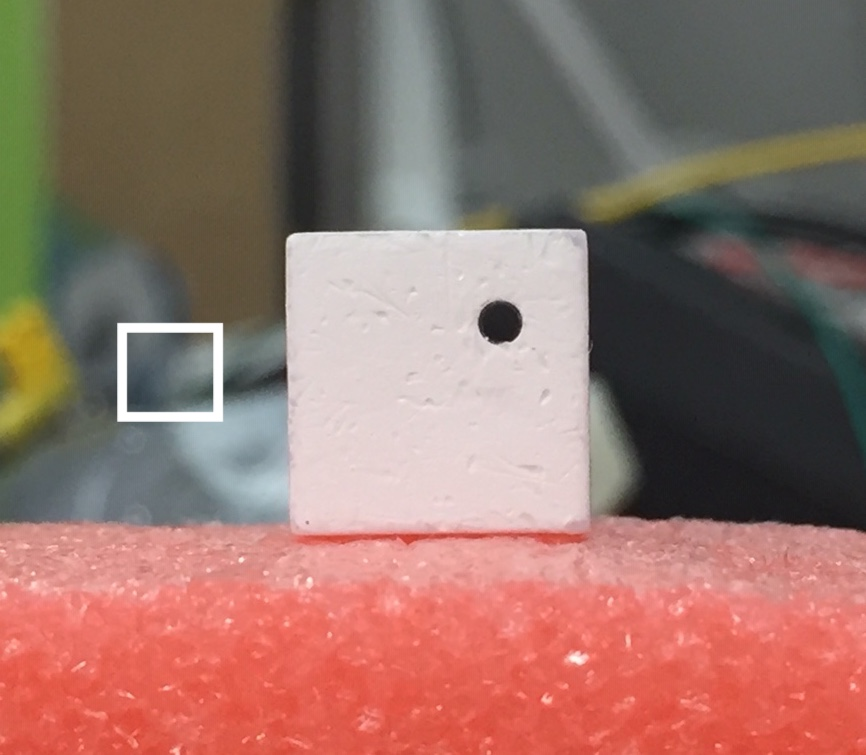
//> input picture RecogForC/cube2.jpg, 866 x 755 px
$ ./recog   (built with g++ and OpenCV 4)
//> lines starting //> are read from the running program, lines starting //| are printed output that depends on the picture; after the words box and inside, x2 and y2 are one past the last pixel; in counts of white or black regions, pixels touching at a corner belong together
//> further down, imgCol is the input picture: 755 rows x 866 cols, CV_8UC3; mean B, G, R 105.7, 114.6, 149.7
### RecogForC/matplotlibcpp_starter.h
#pragma once

#include <vector>
#include <map>
#include <numeric>
#include <stdexcept>
#include <iostream>

#if __cplusplus > 199711L
#include <functional>
#endif

#include <python2.7/Python.h>

namespace matplotlibcpp {

	namespace detail {
		struct _interpreter {
			PyObject *s_python_function_show;
			PyObject *s_python_function_save;
			PyObject *s_python_function_figure;
			PyObject *s_python_function_plot;
			PyObject *s_python_function_legend;
			PyObject *s_python_function_xlim;
			PyObject *s_python_function_ylim;
			PyObject *s_python_function_subplot;
			PyObject *s_python_function_title;
			PyObject *s_python_function_axis;
			PyObject *s_python_function_xlabel;
			PyObject *s_python_function_ylabel;
			PyObject *s_python_function_grid;
			PyObject *s_python_function_pause;
			PyObject *s_python_empty_tuple;

			/* For now, _interpreter is implemented as a singleton since its currently not possible to have
			   multiple independent embedded python interpreters without patching the python source code
			   or starting a seperate process for each.

				http://bytes.com/topic/python/answers/793370-multiple-independent-python-interpreters-c-c-program
			   */

			static _interpreter& get() {
				static _interpreter ctx;
				return ctx;
			}

			private:
			_interpreter() {
				char name[] = "plotting"; // silence compiler warning abount const strings
				Py_SetProgramName(name);  // optional but recommended
				Py_Initialize();

				PyObject* pyplotname = PyString_FromString("matplotlib.pyplot");
				PyObject* pylabname  = PyString_FromString("pylab");
				if(!pyplotname || !pylabname) { throw std::runtime_error("couldnt create string"); }

				PyObject* pymod = PyImport_Import(pyplotname);
				Py_DECREF(pyplotname);
				if(!pymod) { throw std::runtime_error("Error loading module matplotlib.pyplot!"); }

				PyObject* pylabmod = PyImport_Import(pylabname);
				Py_DECREF(pylabname);
				if(!pymod) { throw std::runtime_error("Error loading module pylab!"); }

				s_python_function_show = PyObject_GetAttrString(pymod, "show");
				s_python_function_figure = PyObject_GetAttrString(pymod, "figure");
        		s_python_function_subplot = PyObject_GetAttrString(pymod, "subplot");
				s_python_function_plot = PyObject_GetAttrString(pymod, "plot");
				s_python_function_legend = PyObject_GetAttrString(pymod, "legend");
				s_python_function_ylim = PyObject_GetAttrString(pymod, "ylim");
				s_python_function_title = PyObject_GetAttrString(pymod, "title");
				s_python_function_axis = PyObject_GetAttrString(pymod, "axis");
				s_python_function_xlabel = PyObject_GetAttrString(pymod, "xlabel");
				s_python_function_ylabel = PyObject_GetAttrString(pymod, "ylabel");
				s_python_function_grid = PyObject_GetAttrString(pymod, "grid");
				s_python_function_pause = PyObject_GetAttrString(pymod, "pause");
				s_python_function_xlim = PyObject_GetAttrString(pymod, "xlim");

				s_python_function_save = PyObject_GetAttrString(pylabmod, "savefig");

				if(!s_python_function_show
						|| !s_python_function_save
						|| !s_python_function_figure
						|| !s_python_function_plot
						|| !s_python_function_legend
						|| !s_python_function_xlim
						|| !s_python_function_ylim
						|| !s_python_function_title
						|| !s_python_function_axis
						|| !s_python_function_xlabel
						|| !s_python_function_ylabel
						|| !s_python_function_subplot
						|| !s_python_function_grid
						|| !s_python_function_pause
            )
				{ throw std::runtime_error("Couldnt find required function!"); }

				if(!PyFunction_Check(s_python_function_show)
					|| !PyFunction_Check(s_python_function_save)
					|| !PyFunction_Check(s_python_function_figure)
					|| !PyFunction_Check(s_python_function_plot)
					|| !PyFunction_Check(s_python_function_legend)
					|| !PyFunction_Check(s_python_function_xlim)
					|| !PyFunction_Check(s_python_function_ylim)
					|| !PyFunction_Check(s_python_function_title)
					|| !PyFunction_Check(s_python_function_axis)
					|| !PyFunction_Check(s_python_function_subplot)
					|| !PyFunction_Check(s_python_function_xlabel)
					|| !PyFunction_Check(s_python_function_ylabel)
					|| !PyFunction_Check(s_python_function_grid)
					|| !PyFunction_Check(s_python_function_pause)
          )
				{ throw std::runtime_error("Python object is unexpectedly not a PyFunction."); }

				s_python_empty_tuple = PyTuple_New(0);
			}

			~_interpreter() {
				Py_Finalize();
			}
		};
	}


	template<typename Numeric>
	// [36 lines left out: function plot, not called in this run]


	template<typename NumericX, typename NumericY>
	// [27 lines left out: function plot, not called in this run]


	template<typename Numeric>
	// [28 lines left out: function named_plot, not called in this run]

	template<typename Numeric>
	// [38 lines left out: functions plot, figure, not called in this run]

	inline void figure_size(size_t w, size_t h)
	{
    	// Make sure interpreter is initialised
    	detail::_interpreter::get();

    	const size_t dpi = 100;
    	PyObject* size = PyTuple_New(2);
    	PyTuple_SetItem(size, 0, PyFloat_FromDouble((double)w / dpi));
    	PyTuple_SetItem(size, 1, PyFloat_FromDouble((double)h / dpi));

    	PyObject* kwargs = PyDict_New();
    	PyDict_SetItemString(kwargs, "figsize", size);
    	PyDict_SetItemString(kwargs, "dpi", PyLong_FromSize_t(dpi));

    	PyObject* res = PyObject_Call(detail::_interpreter::get().s_python_function_figure,
            detail::_interpreter::get().s_python_empty_tuple, kwargs);

    	Py_DECREF(kwargs);
    	if(!res) throw std::runtime_error("Call to figure_size() failed.");
    	Py_DECREF(res);
	}

	// [26 lines left out: functions subplot, legend, not called in this run]

	template<typename Numeric>
	// [16 lines left out: function ylim, not called in this run]

	template<typename Numeric>
	// [124 lines left out: functions xlim, title, axis, xlabel, ylabel, grid and 3 more, not called in this run]

#if __cplusplus > 199711L
	// C++11-exclusive content starts here (variadic plot() and initializer list support)

	namespace detail {
		template<typename T>
		using is_function = typename std::is_function<std::remove_pointer<std::remove_reference<T>>>::type;

		template<bool obj, typename T>
		struct is_callable_impl;

		template<typename T>
		struct is_callable_impl<false, T>
		{
			typedef is_function<T> type;
		}; // a non-object is callable iff it is a function

		template<typename T>
		struct is_callable_impl<true, T>
		{
			struct Fallback { void operator()(); };
			struct Derived : T, Fallback { };

			template<typename U, U> struct Check;

			template<typename U>
			static std::true_type test( ... ); // use a variadic function to make sure (1) it accepts everything and (2) its always the worst match

			template<typename U>
			static std::false_type test( Check<void(Fallback::*)(), &U::operator()>* );

		public:
			typedef decltype(test<Derived>(nullptr)) type;
			typedef decltype(&Fallback::operator()) dtype;
			static constexpr bool value = type::value;
		}; // an object is callable iff it defines operator()

		template<typename T>
		struct is_callable
		{
			// dispatch to is_callable_impl<true, T> or is_callable_impl<false, T> depending on whether T is of class type or not
			typedef typename is_callable_impl<std::is_class<T>::value, T>::type type;
		};

		template<typename IsYDataCallable>
		struct plot_impl { };

		template<>
		struct plot_impl<std::false_type>
		{
			template<typename IterableX, typename IterableY>
			bool operator()(const IterableX& x, const IterableY& y, const std::string& format)
			{
				// 2-phase lookup for distance, begin, end
				using std::distance;
				using std::begin;
				using std::end;

				auto xs = distance(begin(x), end(x));
				auto ys = distance(begin(y), end(y));
				assert(xs == ys && "x and y data must have the same number of elements!");

				PyObject* xlist = PyList_New(xs);
				PyObject* ylist = PyList_New(ys);
				PyObject* pystring = PyString_FromString(format.c_str());

				auto itx = begin(x), ity = begin(y);
				for(size_t i = 0; i < xs; ++i) {
					PyList_SetItem(xlist, i, PyFloat_FromDouble(*itx++));
					PyList_SetItem(ylist, i, PyFloat_FromDouble(*ity++));
				}

				PyObject* plot_args = PyTuple_New(3);
				PyTuple_SetItem(plot_args, 0, xlist);
				PyTuple_SetItem(plot_args, 1, ylist);
				PyTuple_SetItem(plot_args, 2, pystring);

				PyObject* res = PyObject_CallObject(detail::_interpreter::get().s_python_function_plot, plot_args);

				Py_DECREF(xlist);
				Py_DECREF(ylist);
				Py_DECREF(plot_args);
				if(res) Py_DECREF(res);

				return res;
			}
		};

		template<>
		struct plot_impl<std::true_type>
		{
			template<typename Iterable, typename Callable>
			bool operator()(const Iterable& ticks, const Callable& f, const std::string& format)
			{
				//std::cout << "Callable impl called" << std::endl;

				if(begin(ticks) == end(ticks)) return true;

				// We could use additional meta-programming to deduce the correct element type of y,
				// but all values have to be convertible to double anyways
				std::vector<double> y;
				for(auto x : ticks) y.push_back(f(x));
				return plot_impl<std::false_type>()(ticks,y,format);
			}
		};
	}

	// recursion stop for the above
	template<typename... Args>
	bool plot() { return true; }

	template<typename A, typename B, typename... Args>
	// [4 lines left out: function plot, not called in this run]

	/*
	 * This group of plot() functions is needed to support initializer lists, i.e. calling
	 *    plot( {1,2,3,4} )
	 */
	bool plot(const std::vector<double>& x, const std::vector<double>& y, const std::string& format = "") {
		return plot<double,double>(x,y,format);
	}

	bool plot(const std::vector<double>& y, const std::string& format = "") {
		return plot<double>(y,format);
	}

	bool plot(const std::vector<double>& x, const std::vector<double>& y, const std::map<std::string, std::string>& keywords) {
		return plot<double>(x,y,keywords);
	}

	bool named_plot(const std::string& name, const std::vector<double>& x, const std::vector<double>& y, const std::string& format = "") {
		return named_plot<double>(name,x,y,format);
	}

#endif


}

### RecogForC/recog.cpp
/*


*/
#include <csignal>
#include <iostream>
#include <time.h>
#include <opencv2/opencv.hpp>
#include "matplotlibcpp_starter.h"
//#include "matplotlibcpp.h"

#define DRAWING

volatile std::sig_atomic_t gSignalStatus;

// [4 lines left out: function signal_handler, not called in this run]

// C++のコードから簡単にmatplotlibを使ってグラフを作成する方法
//  https://myenigma.hatenablog.com/entry/2016/01/16/093912
namespace plt = matplotlibcpp;

// grep -r "imread" /usr/local/Cellar/opencv/4.1.0_2/include/opencv4/opencv2
// OpenCV(C++)の画像処理メモ https://qiita.com/yoyoyo_/items/aada199371f6802bb887


// ##### 画像情報
void Get_FigureInfo(cv::Mat img)
{
	std::cerr << "\033[32mcalled: Get_FigureInfo\033[m" << std::endl;
   // 次元数（画像なので縦・横の2次元）
   std::cerr << "dims: " << img.dims << std::endl; //
   // チャンネル数
   std::cerr << "channels: " << img.channels() << std::endl; // 3
   std::cerr << "img.rows, img.cols: " << img.rows << " " << img.cols << std::endl; // 3
}


// ##### Scaling
// [17 lines left out: function Set_ResizeFigure, not called in this run]


// ##### ２値化閾値処理
// need to put gray scale
// cv::threshold
// cv::adaptiveThreshold
void Draw_TypicalThresholdProcessing(cv::Mat imgCol, cv::Mat imgGray)
{
   std::cerr << "\033[32mcalled: Draw_TypicalThresholdProcessing\033[m" << std::endl;
   cv::Mat imgRet[6];
	// Apply a fixed-level threshold to each pixel
	cv::threshold(imgGray, imgRet[0],127,256, cv::THRESH_BINARY    |cv::THRESH_OTSU);
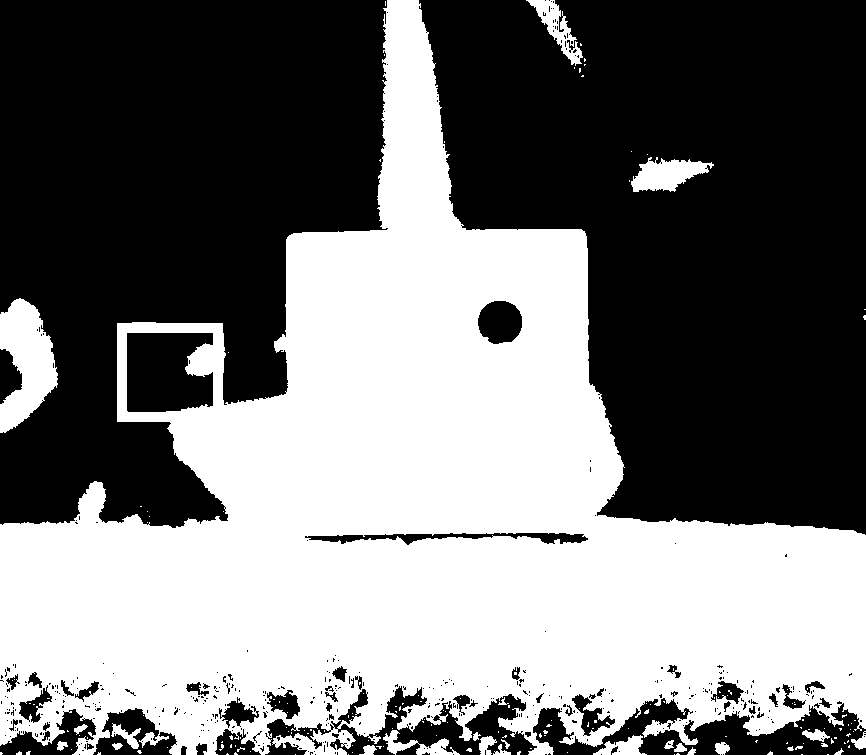
//> imgRet[0]: 755 rows x 866 cols, CV_8UC1; 46% white; 174 white regions (148 under 20 px), largest, box (x1, y1, x2, y2) and area: (0, 0, 866, 755) 289285, (0, 298, 58, 433) 4793, (631, 157, 714, 192) 1705
  	cv::threshold(imgGray, imgRet[1],127,256, cv::THRESH_BINARY_INV|cv::THRESH_OTSU);
  	cv::threshold(imgGray, imgRet[2],127,256, cv::THRESH_TRUNC     |cv::THRESH_OTSU);
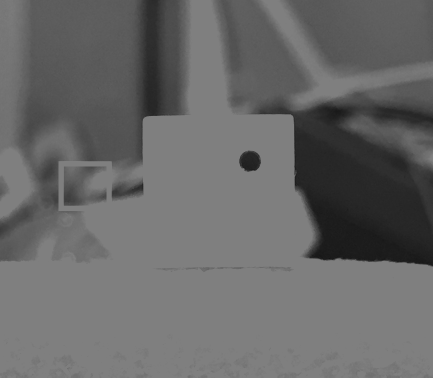
//> imgRet[2]: 755 rows x 866 cols, CV_8UC1 (shown at 1/2 size); min 16, max 127, mean 103.9
  	cv::threshold(imgGray, imgRet[3],127,256, cv::THRESH_TOZERO    |cv::THRESH_OTSU);
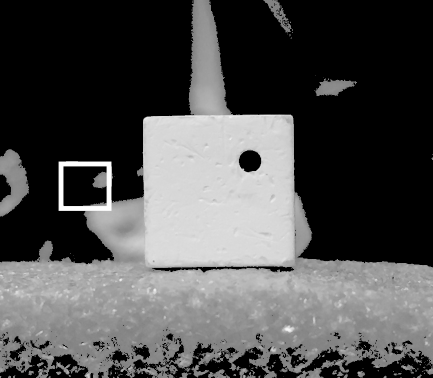
//> imgRet[3]: 755 rows x 866 cols, CV_8UC1 (shown at 1/2 size); min 0, max 255, mean 78.6
  	cv::threshold(imgGray, imgRet[4],127,256, cv::THRESH_TOZERO_INV|cv::THRESH_OTSU);
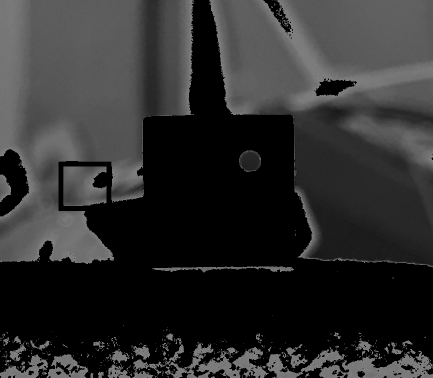
//> imgRet[4]: 755 rows x 866 cols, CV_8UC1 (shown at 1/2 size); min 0, max 127, mean 45.5

	// Apply an adaptive threshold to a grayscale image
	// thresholdType – 閾値の種類． THRESH_BINARY または THRESH_BINARY_INV のどちらか．
  	//cv::adaptiveThreshold(imgGray, imgRet[5], 255, cv::ADAPTIVE_THRESH_GAUSSIAN_C, cv::THRESH_BINARY, 7, 8);
  	cv::adaptiveThreshold(imgGray, imgRet[5], 255, cv::ADAPTIVE_THRESH_GAUSSIAN_C, cv::THRESH_BINARY_INV, 7, 8);
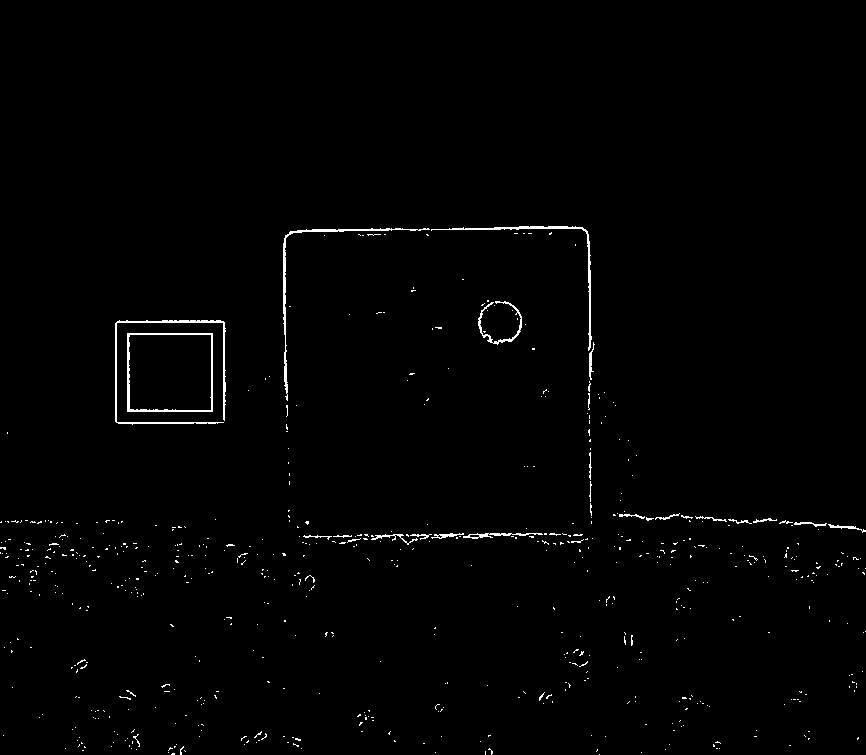
//> imgRet[5]: 755 rows x 866 cols, CV_8UC1; 0.99% white in thin lines or dots, all inside (x1, y1, x2, y2) = (0, 226, 866, 755)

   const char *titles[] = {"BINARY", "BINARY_INV",
                           "TRUNC", "TOZERO", "TOZERO_INV","ADAPTIVE"};

	#ifdef DRAWING
	for (int i=0; i<6; i++) {
		cv::namedWindow(titles[i], cv::WINDOW_AUTOSIZE);
  		cv::imshow(titles[i], imgRet[i]);
	}
   //cv::waitKey(0);
   //cv::destroyAllWindows();
	#endif
}


// ##### HSVでの色抽出
// cv::inRange
/*
① 色相(H)：0～180 (×2すると度数になり、0～360度を示す)
② 彩度(S)：0～255
③ 明度(V)：0～255
OpenCVでは値が次のように決まっています。彩度と明度が0～255は感覚的に理解しやすいですが、
色相(H)は0～180となる点には注意が必要です。この値をオーバーした場合、255までは循環するので
0～255の値を使う分には問題ないですが、この認識がないと狙った色を抜くことができません。
*/
//void Get_SpecifiedFigureByHSV(cv::Mat img, int minHSV[], int maxHSV[])
// [27 lines left out: function Get_SpecifiedFigureByHSV, not called in this run]


// ##### BGRでの白色抽出
cv::Mat Get_SpecifiedFigureByBGR(cv::Mat img, int minBGR[])
{
   std::cerr << "\033[32mcalled: Get_SpecifiedFigureByBGR\033[m" << std::endl;
   cv::Mat mask, output;//画像オブジェクトの宣言

   // inRangeによるフィルタ : 抽出する画像の範囲を指定
   cv::Scalar sMinBGR = cv::Scalar(minBGR[0],minBGR[1],minBGR[2]);
//> sMinBGR = Scalar(100, 100, 100)
   //cv::Scalar sMaxBGR = cv::Scalar(maxHSV[0],maxHSV[1],maxHSV[2]);
   cv::Scalar sMaxBGR = cv::Scalar(256,256,256);
   cv::inRange(img, sMinBGR, sMaxBGR, mask); //色検出でマスク画像の生成
//> mask: 755 rows x 866 cols, CV_8UC1; 39% white; 207 white regions (148 under 20 px)

   // マスクを基に入力画像をフィルタリング
   img.copyTo(output, mask);
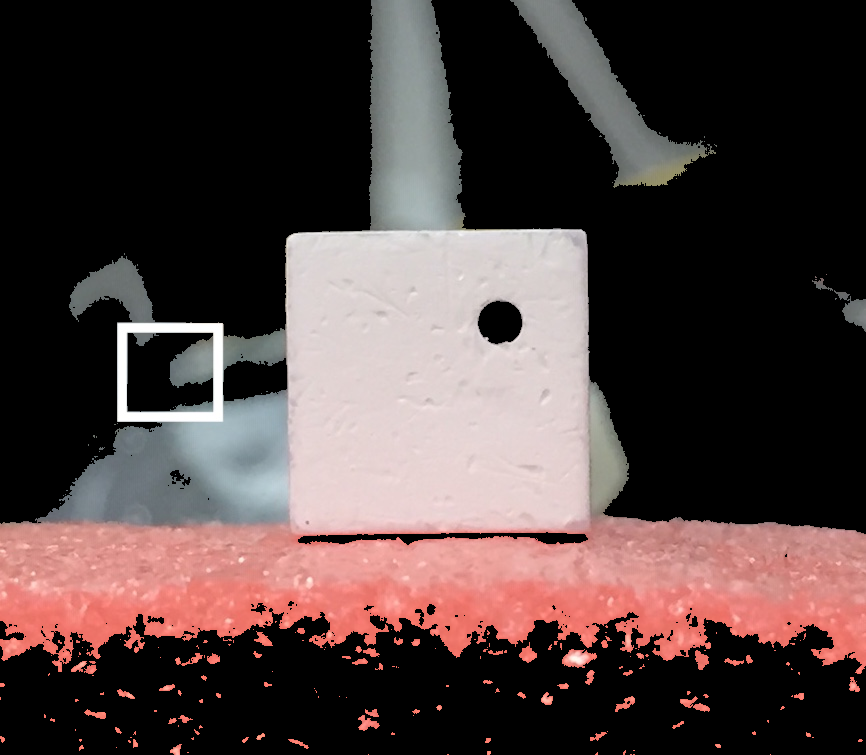
//> output: 755 rows x 866 cols, CV_8UC3; mean B, G, R 62.5, 63.6, 78.7

	#ifdef DRAWING
   cv::namedWindow("Mask-BGR", cv::WINDOW_AUTOSIZE);
   cv::imshow("Mask-BGR", mask);
   cv::namedWindow("BGR-Output", cv::WINDOW_AUTOSIZE);
   cv::imshow("BGR-Output", output);
   //cv::waitKey(0);
   //cv::destroyAllWindows();
	#endif
	return output;
}


// ##### 画像抜き出し/トリミング
//void Get_TrimmedFigure(cv::Mat img, int minXY[], int maxXY[])
cv::Mat Get_TrimmedFigure(cv::Mat img, int minXY[], int maxXY[])
{
   std::cerr << "\033[32mcalled: Get_TrimmedFigure\033[m" << std::endl;
	// Setup a rectangle to define your region of interest
	// x1, y1, x2, y2
	cv::Rect myROI(minXY[0], minXY[1], maxXY[0], maxXY[1]);
//> myROI = Rect(200, 140, 500, 520)
	// Crop the full image to that image contained by the rectangle myROI
	// Note that this doesn't copy the data
	cv::Mat croppedImg = img(myROI);
//> (the rest of the program and of its run is left out)
